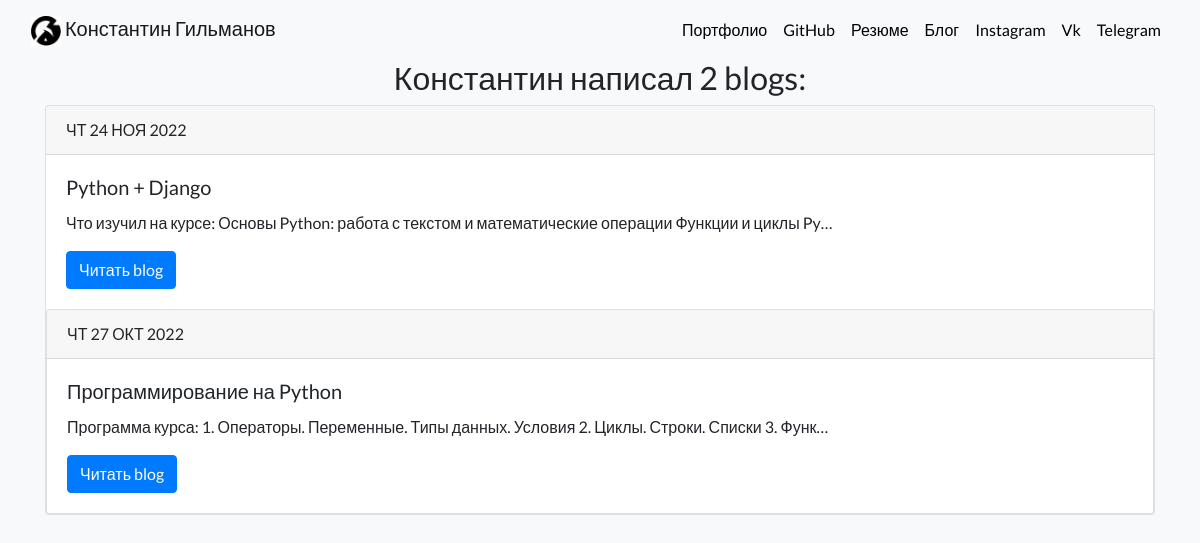
Screenshot of /blog/ with the database file from the repository.
### blog/models.py (models this page shows, shortened)
class Blog(models.Model):
    title = models.CharField(max_length=200)
    descriptoin = models.TextField()
    data = models.DateField()

### blog/views.py (the view)
# urls.py: path('', views.all_blogs, name='all_blogs'),
def all_blogs(request):
    blogs = Blog.objects.order_by('-data')
    return render(request, 'blog/all_blogs.html', {'blogs': blogs})

### blog/templates/blog/all_blogs.html
{% extends 'portfolio/base.html' %}
{% block content %}
<div class="text-center">
    <h2>Константин написал {{ blogs.count }} blog{{ blogs.count|pluralize }}:</h2>
</div>
{% for blog in blogs %}
<div class="card">
    <div class="card-header">
        {{ blog.data|date:"D d M Y"|upper }}
    </div>
    <div class="card-body">
        <h5 class="card-title">{{ blog.title }}</h5>
        <p class="card-text">{{ blog.descriptoin|striptags|truncatechars:100 }}</p>
        <a href="{% url 'blog:detail' blog.id %}" class="btn btn-primary">Читать blog</a>
    </div>
    {% endfor %}
    {% endblock %}

### portfolio/static/portfolio/custom.css (style rules this page uses)
body { font-family: 'Lato', sans-serif; background: #f8f9fa; }

### rows the page displays
Blog: data "ЧТ 24 НОЯ 2022", title "Python + Django", descriptoin "Что изучил на курсе: Основы Python: работа с текстом и математические операции Функции и циклы Py…"
Blog: data "ЧТ 27 ОКТ 2022", title "Программирование на Python", descriptoin "Программа курса: 1. Операторы. Переменные. Типы данных. Условия 2. Циклы. Строки. Списки 3. Функ…"

### other values shown
{{ blogs.count }} "2"
